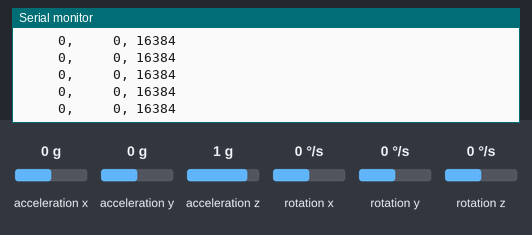
Recording of a sketch running on a simulated Arduino Uno, built with avr-gcc and run on an emulated ATmega328P. Parts: the last lines printed to the serial monitor. The test bench sets the inputs (shaded band); at power-on: acceleration x 0 g, acceleration y 0 g, acceleration z 1 g, rotation x 0 °/s, rotation y 0 °/s, rotation z 0 °/s.

Above: at 1.2 s.
1.3 s: acceleration x set to -1.4 g
At 1.33 s:
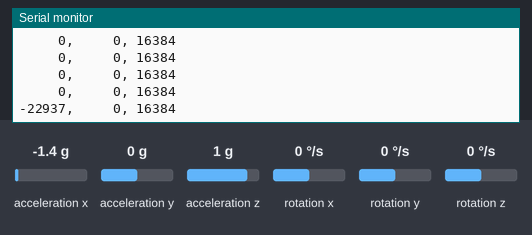
3.2 s: acceleration y set to -1.4 g
At 3.26 s:
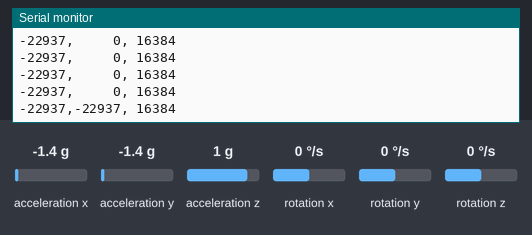
5.1 s: acceleration z set to -1.4 g
At 5.2 s:
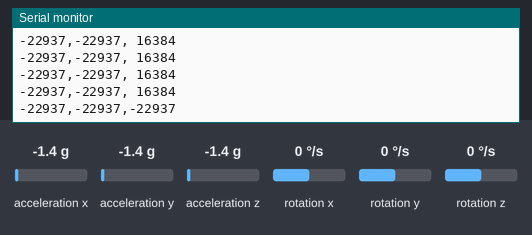
7.1 s: acceleration x set to 0 g
At 7.13 s:
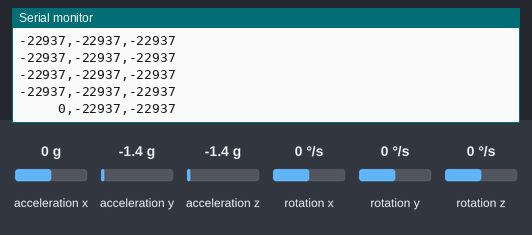
9.0 s: acceleration y set to 0 g
At 9.07 s:
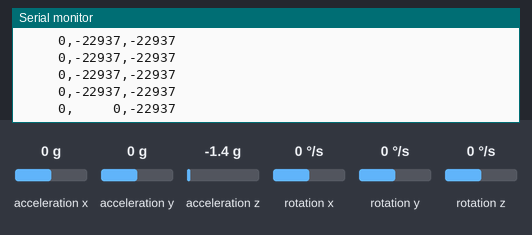
10.9 s: acceleration z set to 0 g
At 11.0 s:
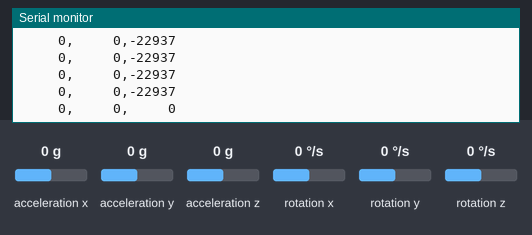

The sketch:

LSM303-Serial.ino
```cpp
/*
The sensor outputs provided by the library are the raw 16-bit values
obtained by concatenating the 8-bit high and low accelerometer and
magnetometer data registers. They can be converted to units of g and
gauss using the conversion factors specified in the datasheet for your
particular device and full scale setting (gain).

Example: An LSM303D gives a magnetometer X axis reading of 1982 with
its default full scale setting of +/- 4 gauss. The M_GN specification
in the LSM303D datasheet (page 10) states a conversion factor of 0.160
mgauss/LSB (least significant bit) at this FS setting, so the raw
reading of -1982 corresponds to 1982 * 0.160 = 317.1 mgauss =
0.3171 gauss.

In the LSM303DLHC, LSM303DLM, and LSM303DLH, the acceleration data
registers actually contain a left-aligned 12-bit number, so the lowest
4 bits are always 0, and the values should be shifted right by 4 bits
(divided by 16) to be consistent with the conversion factors specified
in the datasheets.

Example: An LSM303DLH gives an accelerometer Z axis reading of -16144
with its default full scale setting of +/- 2 g. Dropping the lowest 4
bits gives a 12-bit raw value of -1009. The LA_So specification in the
LSM303DLH datasheet (page 11) states a conversion factor of 1 mg/digit
at this FS setting, so the value of -1009 corresponds to -1009 * 1 =
1009 mg = 1.009 g.
*/

#include <Wire.h>
#include <LSM303.h>

LSM303 compass;

char report[80];

void setup()
{
  Serial.begin(9600);
  Wire.begin();
  compass.init();
  compass.enableDefault();
}

void loop()
{
  compass.read();

  /* snprintf(report, sizeof(report), "A: %6d %6d %6d    M: %6d %6d %6d", */
  /*   compass.a.x, compass.a.y, compass.a.z, */
  /*   compass.m.x, compass.m.y, compass.m.z); */
  snprintf(report, sizeof(report), "%6d,%6d,%6d", compass.a.x, compass.a.y, compass.a.z);
  Serial.println(report);

  delay(100);
}
```

Measured:
- after the input at 1.3 s, the serial monitor: prints a new line at once (image 1)
- after the input at 3.2 s, the serial monitor: prints a new line after 0.06 s (image 2)
- after the input at 5.1 s, the serial monitor: prints a new line after 0.09 s (image 3)
- after the input at 7.1 s, the serial monitor: prints a new line at once (image 4)
- after the input at 9.0 s, the serial monitor: prints a new line after 0.06 s (image 5)
- after the input at 10.9 s, the serial monitor: prints a new line after 0.10 s (image 6)
